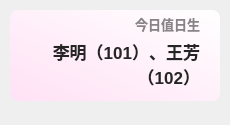
<?xml version="1.0" encoding="UTF-8"?>
<ui version="4.0">
 <class>Theme</class>
 <widget class="QWidget" name="Form">
  <property name="geometry">
   <rect>
    <x>0</x>
    <y>0</y>
    <width>230</width>
    <height>125</height>
   </rect>
  </property>
  <property name="minimumSize">
   <size>
    <width>0</width>
    <height>0</height>
   </size>
  </property>
  <property name="maximumSize">
   <size>
    <width>16777215</width>
    <height>65536</height>
   </size>
  </property>
  <property name="windowTitle">
   <string>值日生</string>
  </property>
  <widget class="QLabel" name="duty_title">
   <property name="geometry">
    <rect>
     <x>30</x>
     <y>14</y>
     <width>170</width>
     <height>20</height>
    </rect>
   </property>
   <property name="font">
    <font>
     <family>Microsoft YaHei UI</family>
     <pointsize>10</pointsize>
     <weight>75</weight>
     <bold>true</bold>
    </font>
   </property>
   <property name="styleSheet">
    <string notr="true">color: rgba(0, 0, 0, 120);
font-weight: bold;</string>
   </property>
   <property name="text">
    <string>今日值日生</string>
   </property>
   <property name="textFormat">
    <enum>Qt::PlainText</enum>
   </property>
   <property name="alignment">
    <set>Qt::AlignRight|Qt::AlignTrailing|Qt::AlignVCenter</set>
   </property>
  </widget>
  <widget class="QLabel" name="duty_text">
   <property name="geometry">
    <rect>
     <x>30</x>
     <y>34</y>
     <width>170</width>
     <height>60</height>
    </rect>
   </property>
   <property name="font">
    <font>
     <family>Microsoft YaHei UI</family>
     <pointsize>13</pointsize>
     <weight>75</weight>
     <bold>true</bold>
    </font>
   </property>
   <property name="styleSheet">
    <string notr="true">border: none;
color: rgba(37, 37, 37, 255);
font-weight: bold</string>
   </property>
   <property name="text">
    <string>李明（101）、王芳（102）</string>
   </property>
   <property name="textFormat">
    <enum>Qt::RichText</enum>
   </property>
   <property name="wordWrap">
    <bool>true</bool>
   </property>
   <property name="alignment">
    <set>Qt::AlignRight|Qt::AlignTrailing|Qt::AlignVCenter</set>
   </property>
  </widget>
  <widget class="QLabel" name="backgnd">
   <property name="geometry">
    <rect>
     <x>10</x>
     <y>10</y>
     <width>210</width>
     <height>91</height>
    </rect>
   </property>
   <property name="styleSheet">
    <string notr="true">background-color: qlineargradient(spread:pad, x1:0, y1:1, x2:1, y2:0, stop:0 rgba(255, 225, 245, 255), stop:1 rgba(255, 255, 255, 255));
border-radius: 8px</string>
   </property>
   <property name="text">
    <string/>
   </property>
  </widget>
  <widget class="QLabel" name="img">
   <property name="geometry">
    <rect>
     <x>10</x>
     <y>10</y>
     <width>91</width>
     <height>91</height>
    </rect>
   </property>
   <property name="styleSheet">
    <string notr="true"/>
   </property>
   <property name="pixmap">
    <pixmap>img/1.png</pixmap>
   </property>
   <property name="scaledContents">
    <bool>true</bool>
   </property>
  </widget>
  <zorder>backgnd</zorder>
  <zorder>img</zorder>
  <zorder>duty_title</zorder>
  <zorder>duty_text</zorder>
 </widget>
 <resources/>
 <connections/>
</ui>
